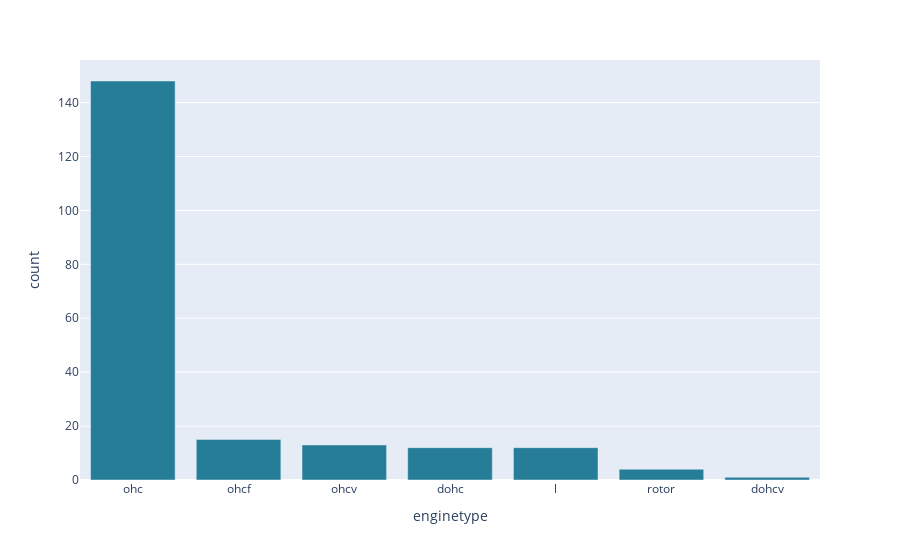

The notebook cell this image was saved under:
### Code cell
px.bar(car['enginetype'].value_counts(), y='count' ,color_discrete_sequence=px.colors.sequential.Tealgrn_r)

### Figure 1 — Plotly figure (JSON) as saved in the notebook; plotly's stock layout.template omitted (floating-point values rounded to 4 significant figures)
{"data": [{"alignmentgroup": "True", "hovertemplate": "enginetype=%{x}<br>count=%{y}<extra></extra>", "legendgroup": "", "marker": {"color": "rgb(37, 125, 152)", "pattern": {"shape": ""}}, "name": "", "offsetgroup": "", "orientation": "v", "showlegend": false, "textposition": "auto", "type": "bar", "x": ["ohc", "ohcf", "ohcv", "dohc", "l", "rotor", "dohcv"], "xaxis": "x", "y": [148, 15, 13, 12, 12, 4, 1], "yaxis": "y"}], "layout": {"barmode": "relative", "legend": {"tracegroupgap": 0}, "margin": {"t": 60}, "xaxis": {"anchor": "y", "domain": [0, 1], "title": {"text": "enginetype"}}, "yaxis": {"anchor": "x", "domain": [0, 1], "title": {"text": "count"}}}}
